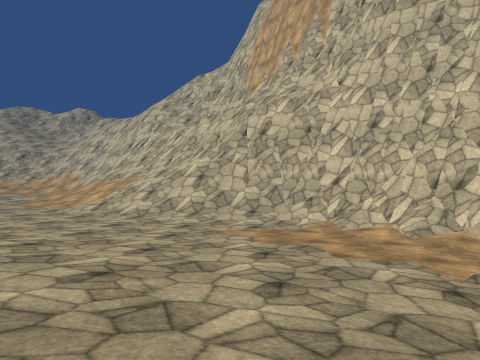
view 1 (above)

16 first-person views from a walk through a scene from a Unity 3-D project. The camera is 1.3 m above the floor, tilts 2° down and sees 70° across. Doors are open. The floor is counted in squares, 1.95 m on a side. Each view is taken from the middle of a square. On the plan, view 1 faces up. The plan holds only what a view shows up to about 10 squares ahead; the rest is blank. The place goes on beyond the plan. The player character is not drawn. Surface patterns are stand-ins for the level's own textures.

view 2
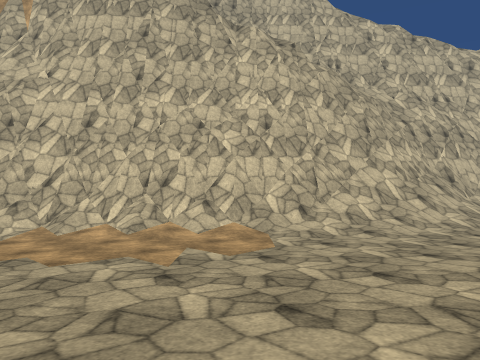

view 3
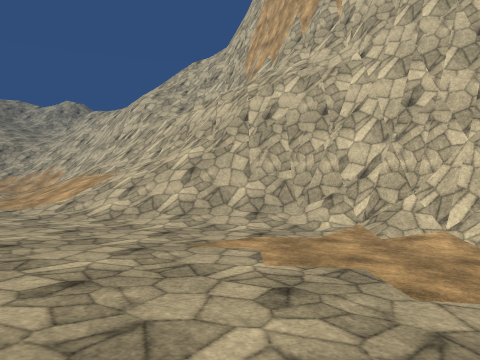

view 4
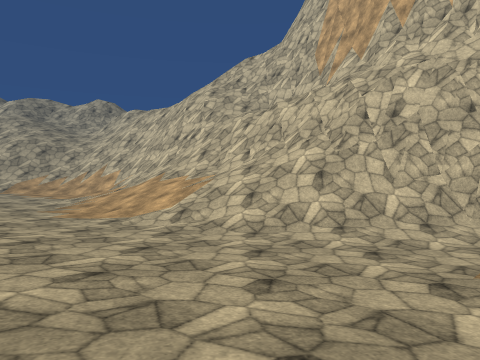

view 5
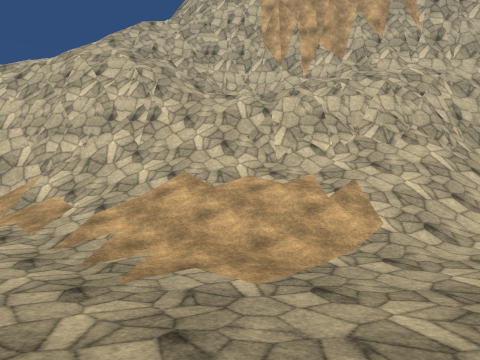

view 6
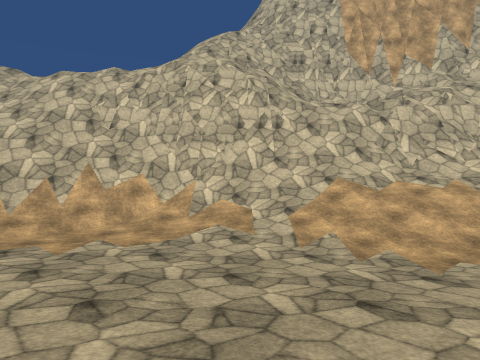

view 7
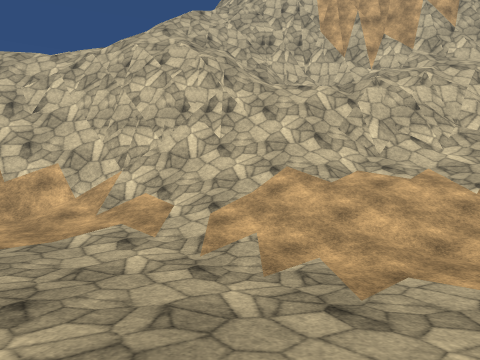

view 8
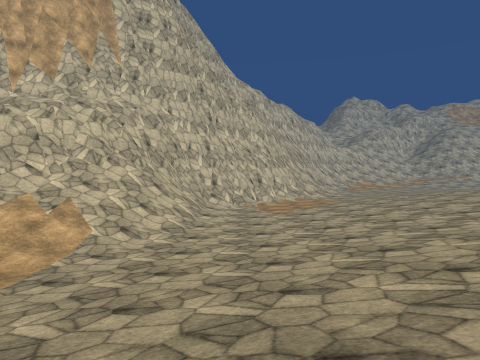

view 9
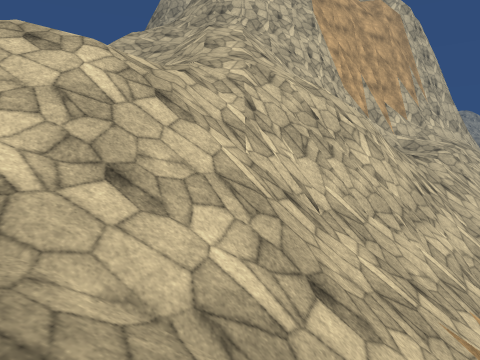

view 10
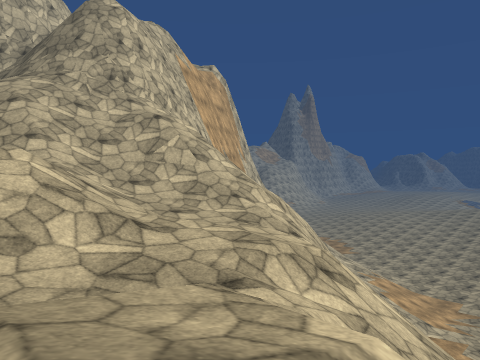

view 11
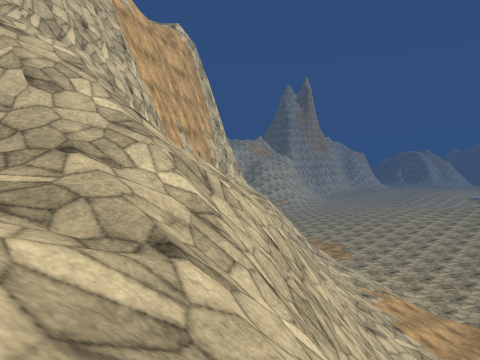

view 12
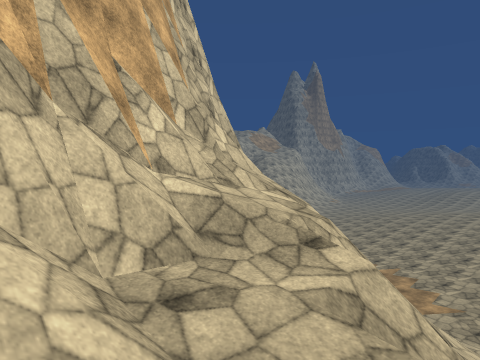

view 13
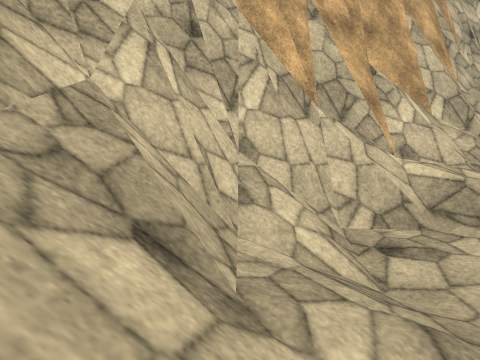

view 14
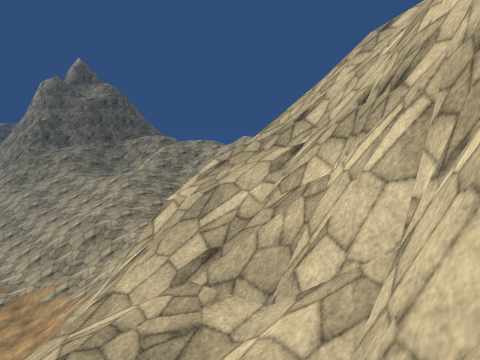

view 15
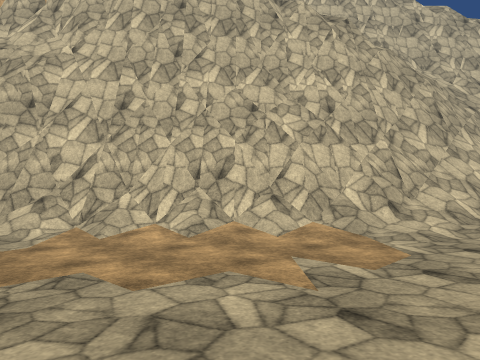

view 16
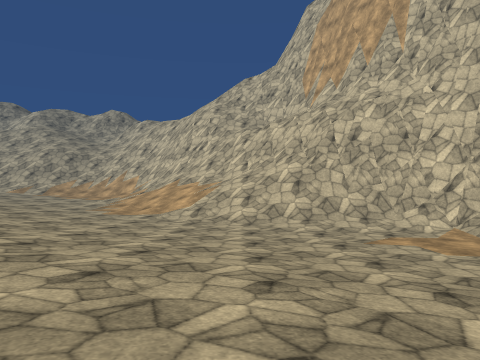

### Floor plan
Key: @ floor where view 1 was taken; # wall or solid block; . main floor; : floor 0.75 m higher than the main floor; + floor 1.5 m higher than the main floor; * floor 6.25 m higher than the main floor; % floor 7 m higher than the main floor; & floor 9.5 m higher than the main floor; $ floor 10.25 m higher than the main floor; / step, stairs or slope; = window, fence, low wall or low ledge; v drop or lower ground.
Columns run from 13 left of view 1 to 12 right of it. Each row starts with its distance up from view 1.
 28   /
 27    $/&//
 26    /&&////////
 25    //&////////
 24   ////&&/////
 23  ////////=#//
 22 /////=#///= /#
 21   ///=#v//=#v#
 20   ////#v//=#v#
 19  /////##v//###
 18  ..///=##//###
 17  ....///=//*/##
 16  ....///////%/#
 15  :...://///=//##
 14 ::..../////##//#
 13 :::....////===/##
 12  :::...//////#vv#
 11 + :::...://///#v#
 10    :::..../////###
  9    +:::.....:::/##
  8  / ++::::......./##
  7    +++:::::......=##
  6    ++++::::::....:=###
  5      ++++::::::...:/=#####
  4       +++++::::::..:////##
  3         +++++:::::...////
  2         ++++++:::::....//
  1          +++++++::::..
  0           +  @ ++

Where each view was taken, in squares from view 1:
view 1: 0 up, 0 right, facing up
view 2: 0 up, 0 right, facing up-right
view 3: 2 up, 0 right, facing up
view 4: 3 up, 3 left, facing up
view 5: 9 up, 10 left, facing up-right
view 6: 11 up, 13 left, facing up-right
view 7: 11 up, 11 left, facing up-right
view 8: 8 up, 12 left, facing right
view 9: 22 up, 13 left, facing right
view 10: 28 up, 11 left, facing down-right
view 11: 24 up, 9 left, facing down-right
view 12: 18 up, 3 left, facing down-right
view 13: 18 up, 4 left, facing right
view 14: 16 up, 0 right, facing up-left
view 15: 2 up, 0 right, facing up-right
view 16: 0 up, 3 left, facing up
